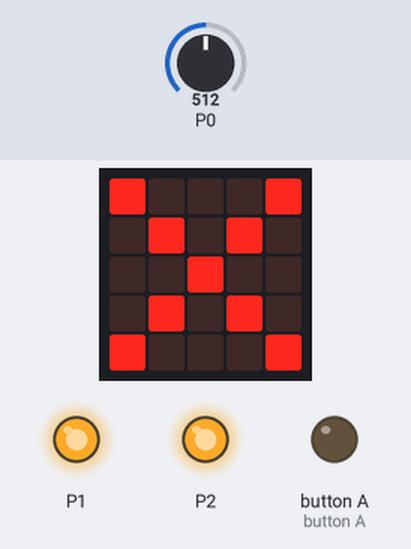
A program run on a simulated BBC micro:bit (MakeCode). Shown: the board's 5×5 LED display, output pins drawn as LEDs (lit = HIGH). Inputs (shaded band) come from the test bench; at power-on: P0 = 512 (analog values on the 0–1023 scale).

Above: at 1.2 s.
1.3 s: P0 set to 211
3.0 s: P0 set to 189
At 4.2 s:
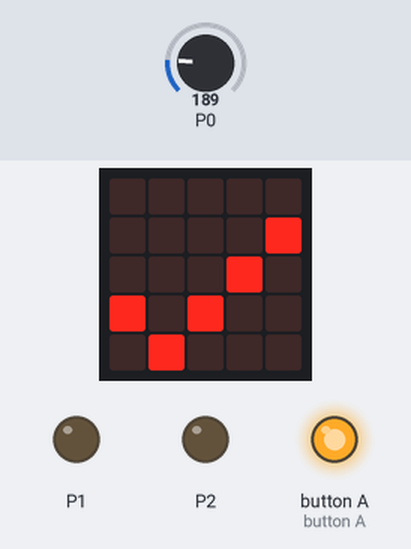
4.6 s: P0 set to 210
At 5.4 s:
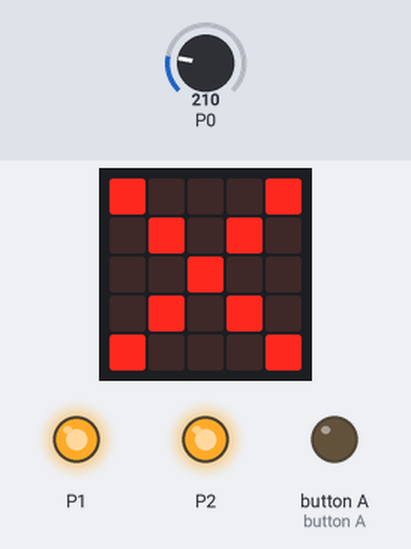
6.4 s: P0 set to 190
At 7.7 s:
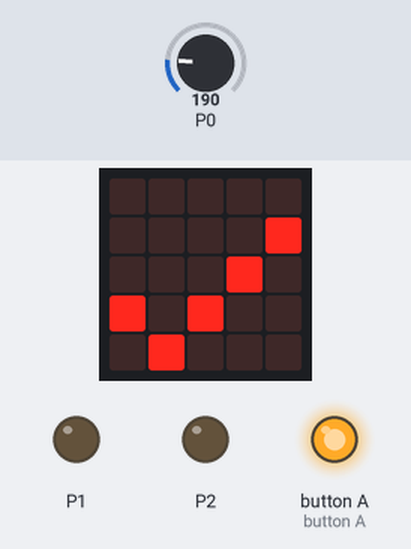
Timing chart, 0 to 9.3 s (numbered marks = the images above; inputs shaded):
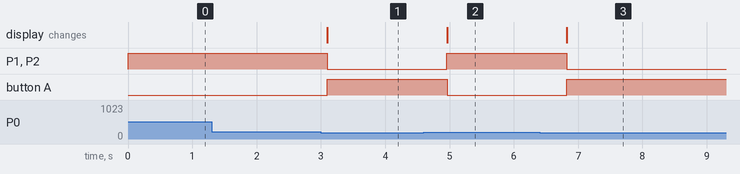

Measured:
- the behaviour switches between 201 and 200 on P0 (found by bisection; images 0 and 1)
- after the input at 1.3 s, every drawn part: stays the same
- after the input at 3.0 s, P1, P2: HIGH → LOW after 0.10 s; button A: LOW → HIGH after 0.10 s; the display: changes after 0.10 s (image 1)
- after the input at 4.6 s, P1, P2: LOW → HIGH after 0.36 s; button A: HIGH → LOW after 0.36 s; the display: changes after 0.36 s (image 2)
- after the input at 6.4 s, P1, P2: HIGH → LOW after 0.42 s; button A: LOW → HIGH after 0.42 s; the display: changes after 0.42 s (image 3)

The program:

main.ts
```typescript
let humedad = 0
/**
 * Pin 0 = sensor de humedad
 *
 * Pin 1 = relé
 *
 * Pin 5 = led blanco (seco)
 *
 * Pin 2 = led blanco (humedo)
 */
basic.forever(function () {
    humedad = pins.analogReadPin(AnalogPin.P0)
    if (humedad <= 200) {
        pins.digitalWritePin(DigitalPin.P1, 0)
        pins.digitalWritePin(DigitalPin.P2, 0)
        pins.digitalWritePin(DigitalPin.P5, 1)
        basic.showIcon(IconNames.Yes)
    } else {
        pins.digitalWritePin(DigitalPin.P1, 1)
        pins.digitalWritePin(DigitalPin.P2, 1)
        pins.digitalWritePin(DigitalPin.P5, 0)
        basic.showIcon(IconNames.No)
    }
})
```

test.ts
```typescript
// aquí va el archivo "tests"; esto no se compilará cuando este paquete se utilice como una extensión.
```
